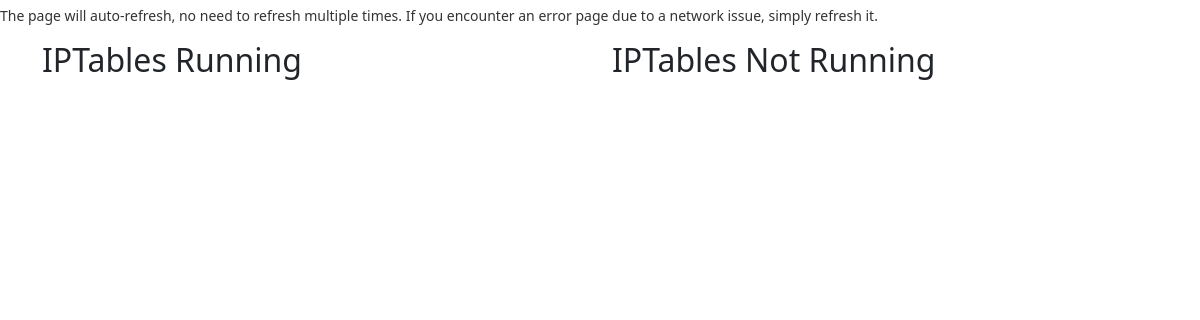
Page /IPTables on the earlier database version.
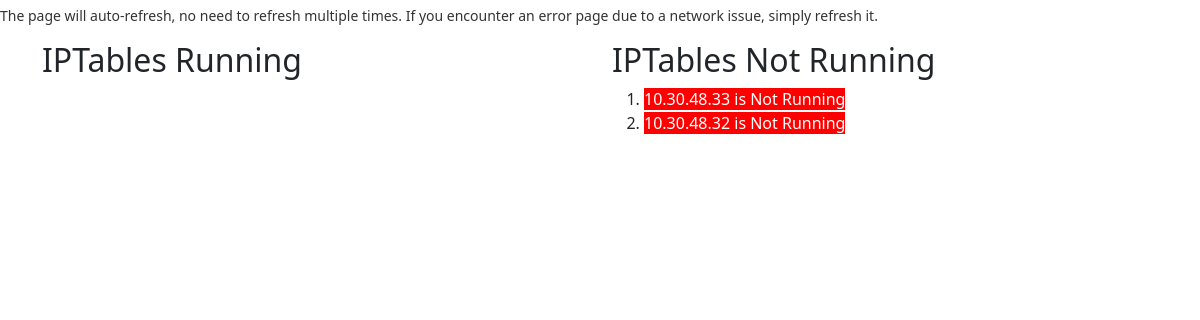
Same page on the later database version.
### Home/models.py (models this page shows, shortened)
class IPTable(models.Model):
    service_name = models.CharField(max_length=200)
    ip1 = models.CharField(max_length=200,blank=True)

### Home/views.py (the view)
# urls.py: path("IPTables", views.IPTables, name='IPTables' ),
def IPTables(request):
    iptable_objs = IPTable.objects.filter(service_name="IPTables")
    base_url = "http://nagios.beta-wspbx.com/nagios/cgi-bin/statusjson.cgi?query=service"
    url_info_list_run = []  # Create an empty list to store URL and info
    url_info_list_nrun = []  # Create an empty list to store URL and info
    for iptable_obj in iptable_objs:
        service_name = iptable_obj.service_name
        ip1 = iptable_obj.ip1
        constructed_url = f"{base_url}&hostname={ip1}&servicedescription={service_name}"
        test = webnagios(constructed_url)
        print("########### iptables ###########")
        print(test)
        if test == 'Success':
            url_info_list_run.append(ip1)
        else:
            url_info_list_nrun.append(ip1)
    context = {
        'url_info_list_run': url_info_list_run,  # Pass the list in the context
        'url_info_list_nrun': url_info_list_nrun,  # Pass the list in the context
    }
    return render(request, 'IPTables.html', context)

### Home/views.py (called while the page is built)
def webnagios(passing_url):
    try:
        request_url = passing_url
        username = 'nagiosadmin'
        password = 'Nagios@beta'
        session = requests.Session()
        request = session.get(request_url, auth=HTTPBasicAuth(username, password), verify=False)
        request.raise_for_status()  # Raise an exception for 4xx and 5xx status codes
        data_json = json.loads(request.text)
        plugin_output = data_json['data']['service']['plugin_output']
        sub_str = "OK"
        sub_str1 = "ok"
        if (plugin_output.lower().find(sub_str.lower()) != -1) or (plugin_output.lower().find(sub_str1.lower()) != -1):
            return "Running"
        else:
            return "Not Running"
    except RequestException as e:
        return f"Error: {e}"
    except (KeyError, json.JSONDecodeError) as e:
        return f"Error parsing JSON response: {e}"

### Home/templates/IPTables.html (shortened to what this page needs)
{% extends 'base1.html' %}
{% block body %}
<div class="container">
    <div class="row">
        <div class="col-md-6">
            <h2>IPTables Running</h2>
        </div>
        <div class="col-md-6">
            <h2>IPTables Not Running</h2>
            <ol>
                {% for opp in url_info_list_nrun %}
                    <li><span style="background-color: red; color: white;">{{ opp }} is Not Running</span></li>
                {% endfor %}
            </ol>
        </div>
    </div>
</div>
{% endblock body %}

Differences in the rows shown:
added IPTable: url_info_list_nrun "10.30.48.33"
added IPTable: url_info_list_nrun "10.30.48.32"
Other differences:
new list line: "is Not Running"
